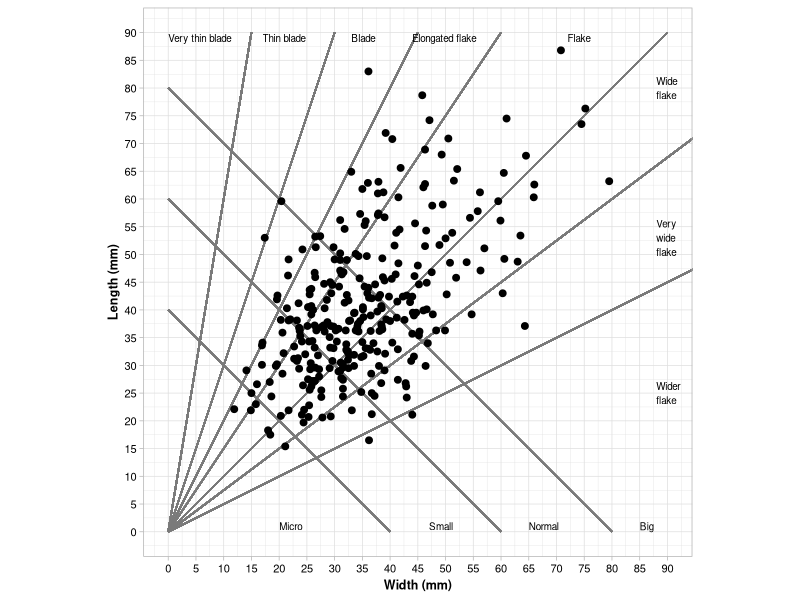
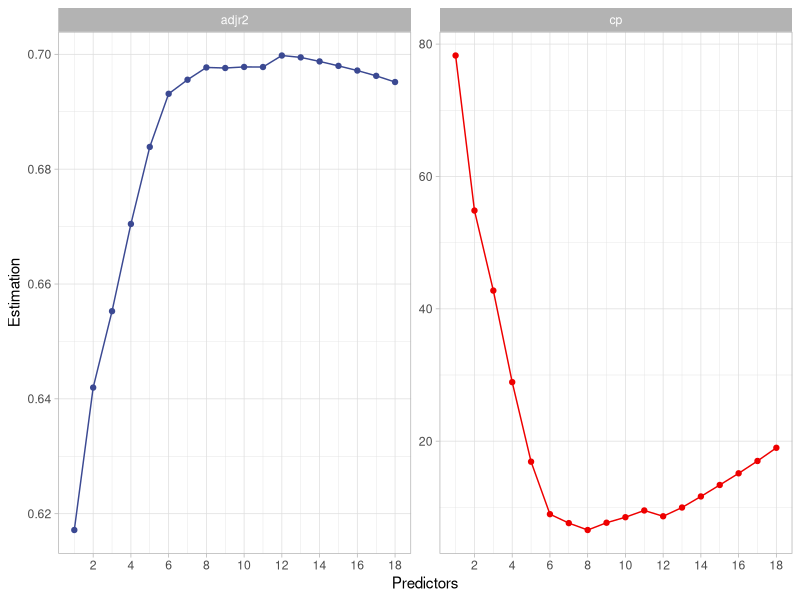
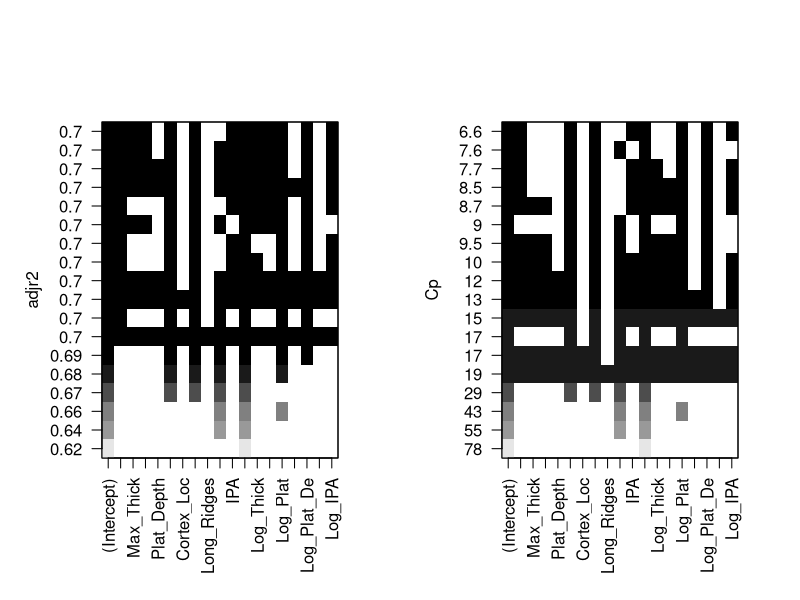
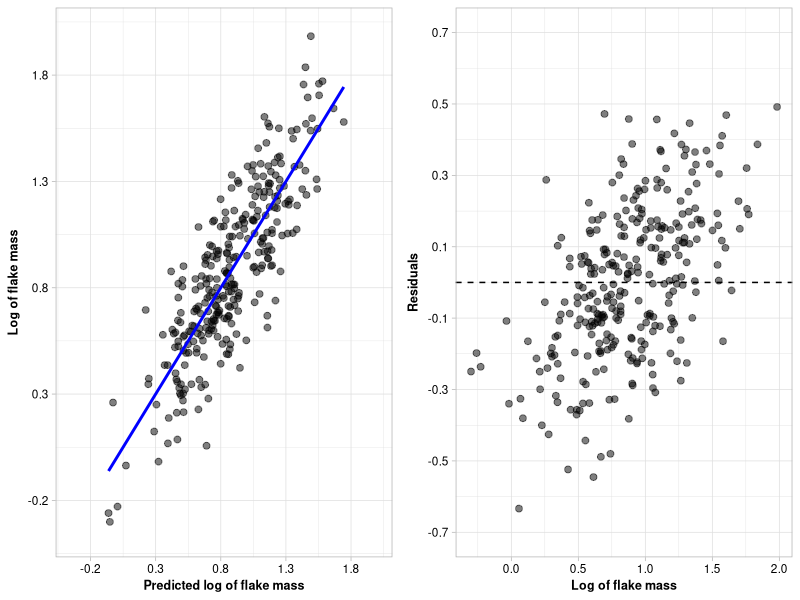
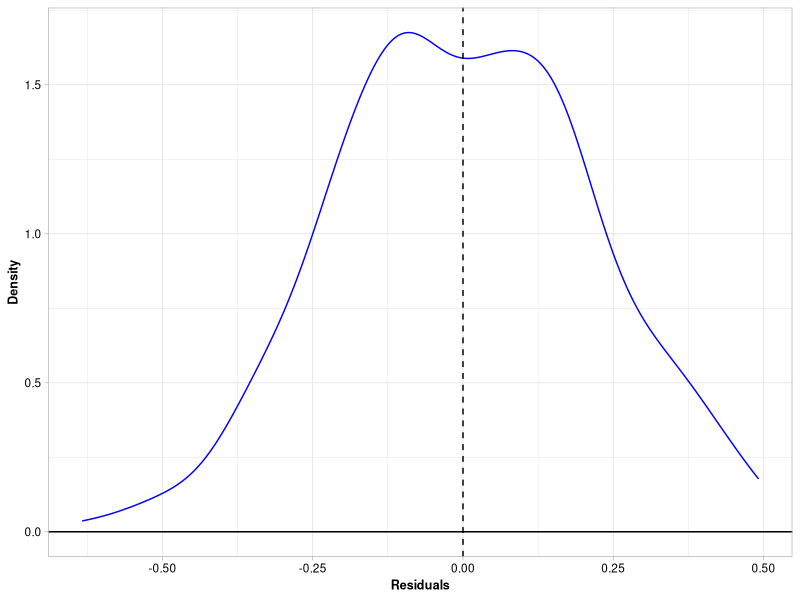
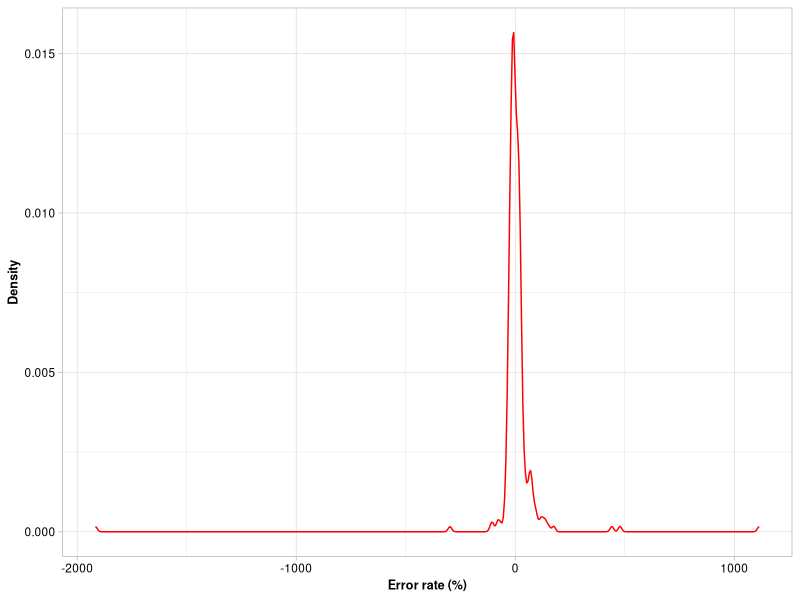

The R script that drew these images, in order:
## ---- chunk 1
knitr::opts_chunk$set(echo = TRUE)
## ---- chunk 2
# Load packages  
library(tidyverse)
## ---- chunk 3
library(kableExtra)
## ---- chunk 4
# Read in data
Reg_Data <- read.csv2("Data.csv")
## ---- chunk 5
# Instead of head
kable(Reg_Data[1:5,],
      col.names = gsub("[_]", " ", names(Reg_Data)))
## ---- chunk 6
# Get column names
colnames(Reg_Data)
## ---- chunk 7
# Make data frame of descriptive statistics of assemblage
Summary_Assem <- data.frame(
    rbind(
      data.frame(data.matrix(summary(Reg_Data$Length))) %>% t(),
      data.frame(data.matrix(summary(Reg_Data$Width))) %>% t(),
      data.frame(data.matrix(summary(Reg_Data$Mean_Thick))) %>% t(),
      data.frame(data.matrix(summary(Reg_Data$Surf_Plat))) %>% t(),
      data.frame(data.matrix(summary(Reg_Data$Surf_Plat_II))) %>% t(),
      data.frame(data.matrix(summary(Reg_Data$Weight))) %>% t()
      ))

# Place column names for each measure
Measure <- c("Length", "Width", "Mean Thickness", "Platform Surface1",
             "Platform Surface2", "Weight")

Summary_Assem <- cbind(Measure, Summary_Assem)

rownames(Summary_Assem) <- 1:nrow(Summary_Assem)
## ---- chunk 8
# Instead of head
kable(Summary_Assem)
## ---- chunk 9
# Bagolini scatter plot
Reg_Data %>% 
  ggplot(aes(Width, Length)) +
  geom_segment(x = 40, y = 0, xend = 0, yend = 40, color = "gray48") +
  geom_segment(x = 60, y = 0, xend = 0, yend = 60, color = "gray48") +
  geom_segment(x = 80, y = 0, xend = 0, yend = 80, color = "gray48") +
  
  geom_segment(x = 0, y = 0, xend = 90, yend = 90, color = "gray48") +
  
  geom_segment(x = 0, y = 0, xend = (90/6), yend = 90, color = "gray48") +
  geom_segment(x = 0, y = 0, xend = (90/3), yend = 90, color = "gray48") +
  geom_segment(x = 0, y = 0, xend = (90/2), yend = 90, color = "gray48") +
  geom_segment(x = 0, y = 0, xend = (90/1.5), yend = 90, color = "gray48") +
  geom_segment(x = 0, y = 0, xend = (90/0.75), yend = 90, color = "gray48") +
  geom_segment(x = 0, y = 0, xend = (90/0.5), yend = 90, color = "gray48") +
  geom_segment(x = 0, y = 0, xend = 90, yend = (90/2), color = "gray48") +
  
  annotate("text", x = 0, y = 89, adj = 0, 
           label = "Very thin blade", size = 2.5) +
  annotate("text", x = 17, y = 89, adj = 0, 
           label = "Thin blade", size = 2.5) +
  annotate("text", x = 33, y = 89, adj = 0, 
           label = "Blade", size = 2.5) +
  annotate("text", x = 44, y = 89, adj = 0, 
           label = "Elongated flake", size = 2.5) +
  annotate("text", x = 72, y = 89, adj = 0, 
           label = "Flake", size = 2.5) +
  annotate("text", x = 88, y = 80, adj = 0, 
           label = "Wide\nflake", size = 2.5) +
  annotate("text", x = 88, y = 53, adj = 0, 
           label = "Very\nwide\nflake", size = 2.5) +
  annotate("text", x = 88, y = 25, adj = 0, 
           label = "Wider\nflake", size = 2.5) +
  
  annotate("text", x = 20, y = 1, adj = 0, 
           label = "Micro", size = 2.5) +
  annotate("text", x = 47, y = 1, adj = 0, 
           label = "Small", size = 2.5) +
  annotate("text", x = 65, y = 1, adj = 0, 
           label = "Normal", size = 2.5) +
  annotate("text", x = 85, y = 1, adj = 0, 
           label = "Big", size = 2.5) +
  
  geom_point(size = 2) +
  scale_x_continuous(breaks = seq(0, 90, 5), lim = c(0, 90)) +
  scale_y_continuous(breaks = seq(0, 90, 5), lim = c(0, 90)) +
  ylab("Length (mm)") +
  xlab("Width (mm)") +
  theme_light() +
  labs(color = "") +
  theme(axis.title = element_text(size = 9, color = "black", face = "bold"),
        axis.text = element_text(size = 8, color = "black"),
        legend.position = "bottom") +
  coord_fixed() 

## ---- chunk 10
# Calculate log10 transformations of variables and 
# place into new dataset
Reg_Data_2 <- Reg_Data %>% 
  mutate(Log_Weight = log10(Weight),
         Log_Max_Thick = log10(Max_Thick),
         Log_Thick = log10(Mean_Thick),
         Log_SD_Thick = log10(SD_Thick),
         Log_Plat = log10(Surf_Plat),
         Log_Plat_2 = log10(Surf_Plat_II),
         Log_Plat_De = log10(Plat_Depth),
         Log_EPA = log10(EPA),
         Log_IPA = log10(IPA)) %>% 
  select(-c(Length, Width, Weight,
            Surf_Plat, Surf_Plat_II))
## ---- chunk 11
# number of models fitted
2^(ncol(Reg_Data_2)-1)
## ---- chunk 12
# Load package
library(leaps)

# Perform best subset
regfit_full <- regsubsets(Log_Weight ~., 
                          data = Reg_Data_2,
                          nvmax = 18)
reg_summary <- summary(regfit_full)
## ---- chunk 13
# Plot cp and adjusted rsquared according to n predictors
data.frame(reg_summary[4], 
           reg_summary[5],
           Predictors  = seq(1, 18, 1)) %>% 
  pivot_longer(c(adjr2, cp),
               names_to = "Parameters",
               values_to = "Estimation") %>% 
  ggplot(aes(Predictors, Estimation, color = Parameters)) +
    scale_x_continuous(breaks = seq(0, 18, 2), lim = c(1, 18)) +
  geom_line() +
  geom_point() +
  ggsci::scale_color_aaas() +
  theme_light() +
  facet_wrap(~Parameters, scales = "free") +
  theme(legend.position = "none")
## ---- chunk 14
# Get variable stability using adjusted r2 and Cp ####
par(mfrow  = c(1,2))
plot(regfit_full, scale = "adjr2")
plot(regfit_full, scale = "Cp")
## ---- chunk 15
# Function to get formula

get_model_formula <- function(id, object, outcome){
  # get models data
  models <- summary(object)$which[id,-1]
  # Get outcome variable
  #form <- as.formula(object$call[[2]])
  #outcome <- all.vars(form)[1]
  # Get model predictors
  predictors <- names(which(models == TRUE))
  predictors <- paste(predictors, collapse = "+")
  # Build model formula
  as.formula(paste0(outcome, "~", predictors))
}

# Get best variables
get_model_formula(7, regfit_full, "Log_Weight")
## ---- chunk 16
# This comes in handy 
frmla <- "Log_Weight ~ Mean_Thick + Cortex + No_Scars + EPA + Log_Max_Thick + Log_Plat + Log_Plat_De"
## ---- chunk 17
# Load libraries
library(lattice); library(caret)
## ---- chunk 18
### Perform K-Fold cross validation
# Set train control
train.control <- trainControl(method = "repeatedcv", 
                              number = 10, repeats = 50)

# Set seed 
set.seed(123)

# Train the model with caret
model <- train(Log_Weight ~ Mean_Thick + Cortex + No_Scars + EPA + Log_Max_Thick + Log_Plat + Log_Plat_De, 
               data = Reg_Data_2, 
               method = "lm",
               trControl = train.control)
## ---- chunk 19
# Summary the results
summary(model)
## ---- chunk 20
# Get metrics of model
model$results

# Get standard deviation of target variable
sd(Reg_Data_2$Log_Weight)
## ---- chunk 21
# Train linear model
set.seed(123)
lm_model <- lm(frmla, Reg_Data_2)

# Check coefficients
summary(lm_model)

# Get residuals, predicted values, etc.
Model_and_Fitted <- broom::augment(lm_model)
## ---- chunk 22
# Regression and residuals scatter plot
ggpubr::ggarrange(
  (Model_and_Fitted %>% ggplot(aes(.fitted, Log_Weight)) +
  geom_point(alpha = 0.5, size = 2) +
  geom_line(aes(y = .fitted), size = 1, col = "blue") +
  scale_y_continuous(breaks = seq(-0.2, 2, 0.5), lim = c(-0.35, 2)) + 
  scale_x_continuous(breaks = seq(-0.2, 2, 0.5), lim = c(-0.35, 2)) +
  ylab("Log of flake mass") +
  xlab("Predicted log of flake mass") +
  theme_light() +
  theme(
    axis.title = element_text(color = "black", size = 9, face = "bold"),
    axis.text = element_text(color = "black", size = 8.5))
  ),
  (Model_and_Fitted %>% 
  ggplot(aes(Log_Weight, .resid)) +
  geom_point(alpha = 0.5, size = 2) +
  ylab("Residuals") +
  xlab("Log of flake mass") +
  scale_y_continuous(breaks = seq(-0.7, 0.7, 0.20), lim = c(-0.7, 0.7)) +
  geom_hline(yintercept = 0, linetype="dashed") +
  theme_light() +
  theme(
    axis.title = element_text(color = "black", size = 9, face = "bold"),
    axis.text = element_text(color = "black", size = 8.5)
  )),
  ncol = 2, align = "h")
## ---- chunk 23
# Density plot of residuals
Model_and_Fitted %>% 
  ggplot(aes(.resid)) +
  geom_density(color = "blue") +
  ylab("Density") +
  xlab("Residuals") +
  geom_vline(xintercept = 0, linetype="dashed") +
  geom_hline(yintercept = 0) +
  theme_light() +
  theme(
    axis.title = element_text(color = "black", size = 9, face = "bold"),
    axis.text = element_text(color = "black", size = 8.5)
  )
## ---- chunk 24
# Calculate and plot error rate
Model_and_Fitted %>% transmute(
  Error_Rate = ((.fitted - Log_Weight)/Log_Weight)*100) %>% 
  ggplot(
  aes(Error_Rate)) +
  geom_density(color = "red") +
  theme_light() +
  ylab("Density") +
  xlab("Error rate (%)") +
  theme(
    axis.title = element_text(color = "black", size = 9, face = "bold"),
    axis.text = element_text(color = "black", size = 8.5)
  )
## ---- chunk 25
# Summary statistics of error rate
summary(Model_and_Fitted %>% 
          transmute(
            Error_Rate = ((.fitted - Log_Weight)/Log_Weight)*100)
        )
